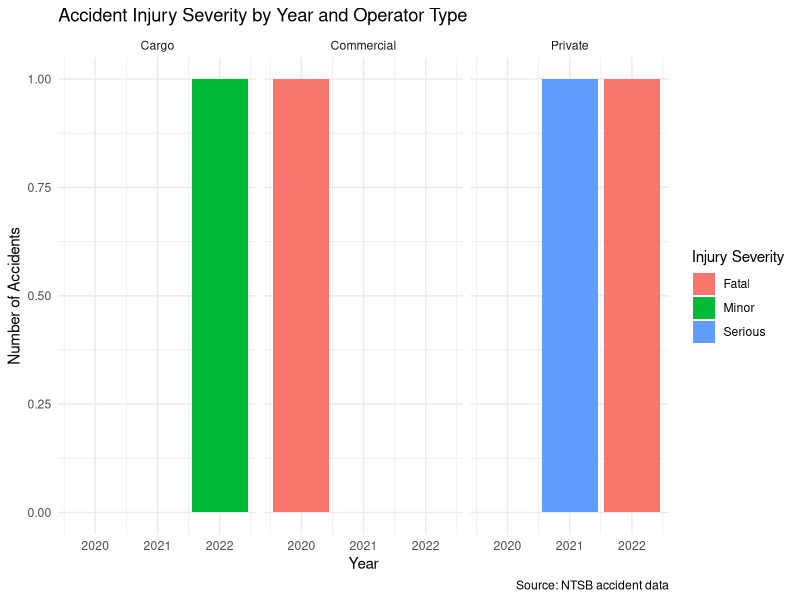

Write the R code that produced this figure.
## ---- chunk 1
knitr::opts_chunk$set(echo = TRUE)
library(dplyr)
library(ggplot2)
library(tidyr)
library(lubridate)
## ---- chunk 2
accidents <- tibble::tibble(
  event_date = as.Date(c("2020-01-01", "2021-06-15", "2022-03-10", "2022-08-20")),
  injury_severity = c("Fatal", "Serious", "Minor", "Fatal"),
  region = c("Eastern", "Western", "Southern", "Eastern"),
  operator_type = c("Commercial", "Private", "Cargo", "Private")
) %>%
  mutate(event_year = year(event_date))
## ---- chunk 3
# Create a complete grid of all combinations
full_grid <- expand.grid(
  event_year = seq(min(accidents$event_year), max(accidents$event_year)),
  operator_type = unique(accidents$operator_type),
  injury_severity = unique(accidents$injury_severity)
)

# Count actual accidents
accident_counts <- accidents %>%
  group_by(event_year, operator_type, injury_severity) %>%
  summarise(n = n(), .groups = "drop")

# Merge with full grid and fill missing combinations with zero
plot_data <- full_grid %>%
  left_join(accident_counts, by = c("event_year", "operator_type", "injury_severity")) %>%
  mutate(n = replace_na(n, 0))

# Plot with complete year coverage
ggplot(plot_data, aes(x = event_year, y = n, fill = injury_severity)) +
  geom_bar(stat = "identity", position = "stack") +
  facet_wrap(~ operator_type) +
  labs(
    title = "Accident Injury Severity by Year and Operator Type",
    x = "Year",
    y = "Number of Accidents",
    fill = "Injury Severity",
    caption = "Source: NTSB accident data"
  ) +
  theme_minimal()
